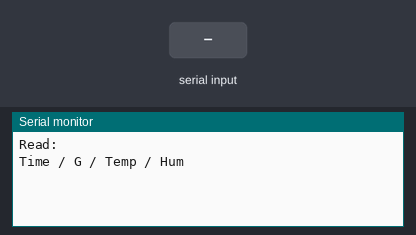
Simulated run of this sketch. Board: Arduino Uno, built with avr-gcc and run on an emulated ATmega328P. On the bench: the last lines printed to the serial monitor. The inputs (shaded band) are chosen by the test bench. The local clock reads 2024-03-15 10:24:30 at power-on unless the sketch sets it; storage starts empty.

Above: at 1.2 s.
1.3 s: "1" received over the second serial link
At 3.4 s:
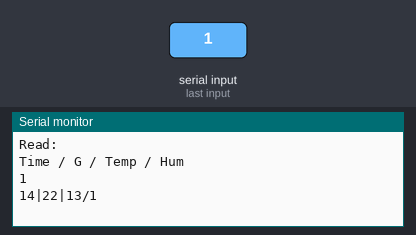
3.8 s: "0" received over the second serial link
At 5.2 s:
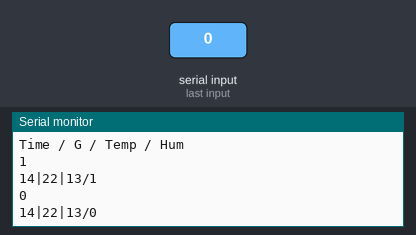
5.3 s: "2" received over the second serial link
At 7.6 s:
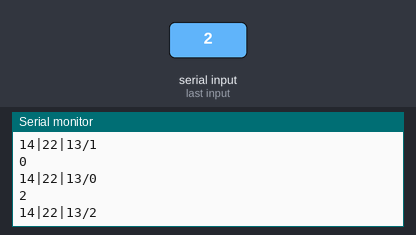

The sketch:

Plotter.ino
```cpp
#include <SoftwareSerial.h>
#include <SD.h>
#include <SPI.h>
#include "RTClib.h"

SoftwareSerial HC12(8, 9); // HC-12 TX Pin, HC-12 RX Pin
File myFile;
RTC_DS1307 rtc;

#define csPin 10 // Pin 10 on Arduino Uno
#define setPin 7

String Baud = "AT+B9600";
String Ch = "AT+C001";
String Message;
String timeNow;

void setup() {
  Serial.begin(2400);             // Serial port to computer
  HC12.begin(2400);               // Serial port to HC12

  pinMode(csPin, OUTPUT);
  SD.begin(csPin);

  rtc.begin();
  rtc.adjust(DateTime(F(__DATE__), F(__TIME__)));

  // Create File
  myFile = SD.open ("Sensor.txt", FILE_WRITE);

  //Make Title
  if (myFile) {
    // Write to file
    myFile.println("Time / G / Temp / Hum");
    myFile.close(); // close the file
  }

  // Reading the file
  myFile = SD.open("Sensor.txt");
  if (myFile) {
    Serial.println("Read:");
    // Reading the whole file
    while (myFile.available()) {
      Serial.write(myFile.read());
    }
    myFile.close();
  }
  else {
    Serial.println("error opening test.txt");
  }

}

void loop() {
  while (HC12.available()) {
    Message = HC12.readString();
    Serial.println(Message);
    RTCcheck();
    WriteSD();
  }

//  while (Serial.available()) {
//    Message = Serial.readString();
//    Serial.println(Message);
//    RTCcheck();
//    WriteSD();
//  }

}
```

ATCommand.ino
```cpp
void AT () {
  digitalWrite(setPin, LOW);
  delay (100);
  //  HC12.print(Ch);
  delay (200);
  HC12.print(Baud);
  delay (200);
  digitalWrite(setPin, HIGH);
}
```

RTC.ino
```cpp
void RTCcheck() {
  DateTime now = rtc.now();
  timeNow = "";
  timeNow += now.day();
  timeNow += "|";
  timeNow += now.hour();
  timeNow += "|";
  timeNow += now.minute();

}
```

WriteSD.ino
```cpp
void WriteSD() {
  myFile = SD.open ("Sensor.txt", FILE_WRITE);

  if (myFile) {
    myFile.print (timeNow);
    myFile.print ("/");
    myFile.println (Message);
    myFile.close ();
  }

  Serial.print (timeNow);
  Serial.print ("/");
  Serial.println (Message);

}
```

Measured:
- after the input at 1.3 s, the serial monitor: prints a new line after 1.0 s (image 1)
- after the input at 3.8 s, the serial monitor: prints a new line after 1.0 s (image 2)
- after the input at 5.3 s, the serial monitor: prints a new line after 1.0 s (image 3)
